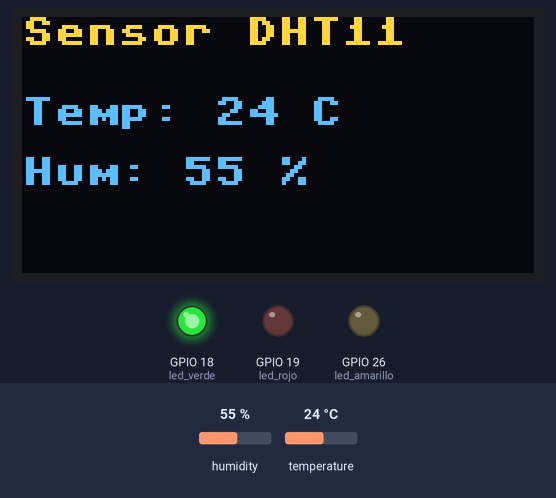
Simulated run of this program. Board: ESP32 board running MicroPython. Parts: 128×64 one-colour display, output pins drawn as LEDs (lit = HIGH). The inputs (shaded band) are chosen by the test bench; at power-on: temperature 24 °C, humidity 55 %. The OLED is the two-colour kind (top 16 rows yellow); WiFi joins after 1.5 s; web requests get an empty 200 reply after 0.4 s; library files of the repository ran but are not shown: ssd1306.py; what the program prints to the serial console is not drawn.

Above: at 3.2 s.
3.3 s: temperature set to 12 °C
At 13.2 s:
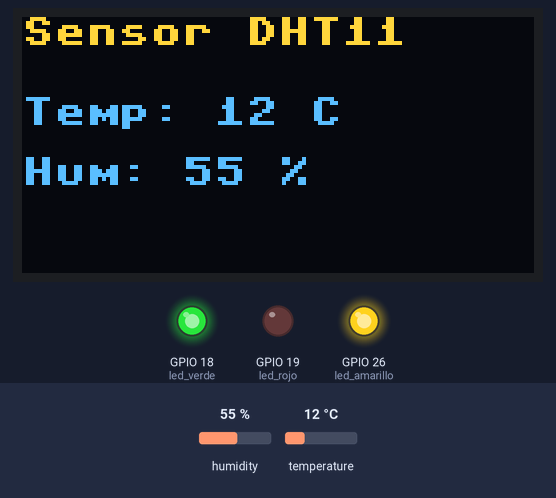
14.0 s: temperature set to 19 °C
At 24.1 s:
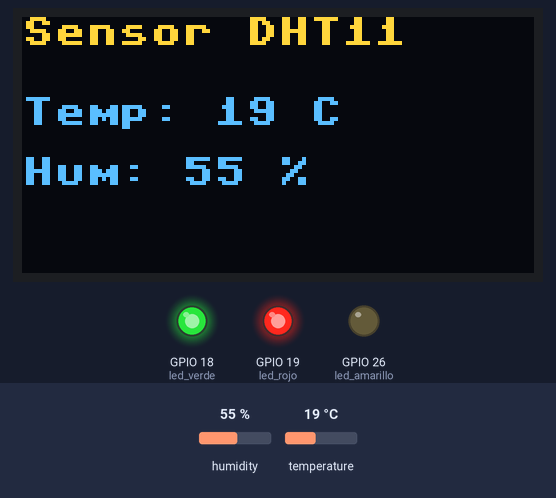
24.4 s: humidity set to 22 %
At 33.8 s:
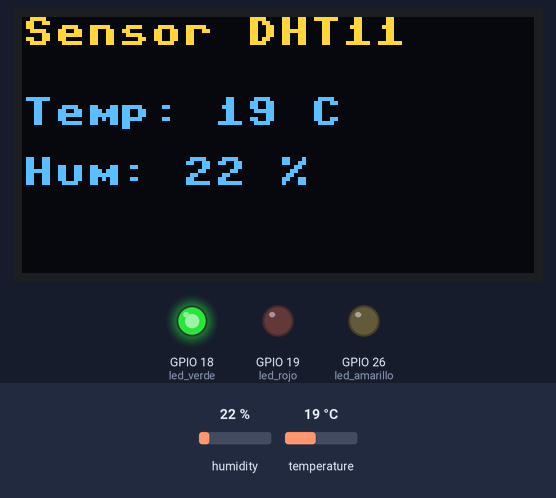
34.9 s: humidity set to 40 %
At 44.6 s:
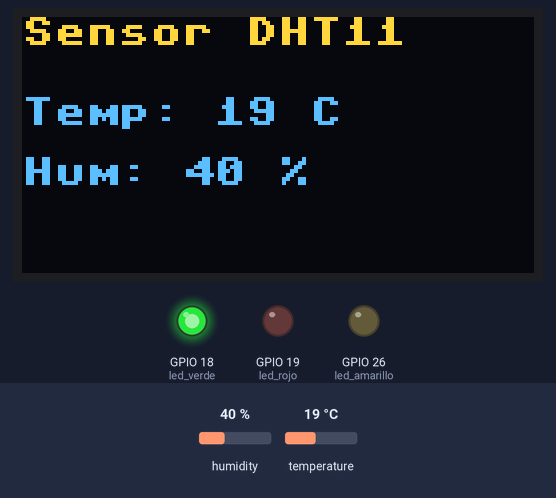
Timing chart, 0 to 46.1 s (numbered marks = the images above; inputs shaded):
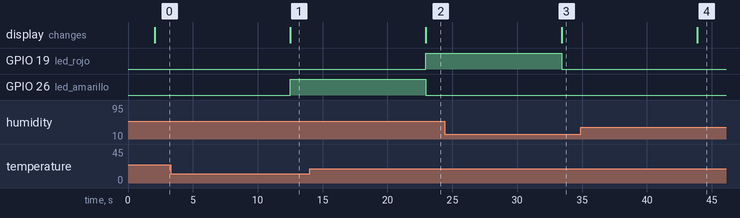

Measured:
- after the input at 3.3 s, GPIO 26 (led_amarillo): LOW → HIGH after 9.2 s; the display: changes after 9.2 s (image 1)
- after the input at 14.0 s, GPIO 19 (led_rojo): LOW → HIGH after 9.0 s; the display: changes after 9.0 s (image 2)
- after the input at 24.4 s, the display: changes after 9.0 s (image 3)
- after the input at 34.9 s, the display: changes after 9.0 s (image 4)

The program:

main.py
```python
import network
import time
import dht
import urequests
from machine import Pin, I2C
import ssd1306

# Config WiFi
SSID = 'Agua-de-oro'
PASSWORD = 'Dior5107'

# URL del backend Flask
FLASK_URL = 'http://192.168.0.181:5000/datos'

# Inicializar sensor DHT11 (GPIO 15)
sensor = dht.DHT11(Pin(15))

# Inicializar pantalla OLED
i2c = I2C(scl=Pin(22), sda=Pin(21))
oled = ssd1306.SSD1306_I2C(128, 64, i2c)

def mostrar_en_pantalla(temp, hum):
    oled.fill(0)  # Borrar pantalla
    oled.text("Sensor DHT11", 0, 0)
    oled.text("Temp: {} C".format(temp), 0, 20)
    oled.text("Hum: {} %".format(hum), 0, 35)
    oled.show()

# Inicializar LEDs
led_verde = Pin(18, Pin.OUT)     # LED verde: sistema encendido
led_amarillo = Pin(26, Pin.OUT)  # LED amarillo: temperatura disminuye
led_rojo = Pin(19, Pin.OUT)      # LED rojo: temperatura aumenta

# Encender LED verde (indicador de funcionamiento)
led_verde.on()

# Guardar última temperatura para comparación
temp_anterior = None

def conectar_wifi():
    wlan = network.WLAN(network.STA_IF)
    wlan.active(True)
    if not wlan.isconnected():
        print('Conectando al WiFi...')
        wlan.connect(SSID, PASSWORD)
        timeout = 10
        while not wlan.isconnected() and timeout > 0:
            time.sleep(1)
            timeout -= 1
    if wlan.isconnected():
        print('✅ Conectado al WiFi:', wlan.ifconfig()[0])
    else:
        print('❌ No se pudo conectar al WiFi')

# Bucle principal
conectar_wifi()
while True:
    try:
        sensor.measure()
        temp = sensor.temperature()
        hum = sensor.humidity()
        print("🌡️ Temp:", temp, "°C | 💧 Hum:", hum, "%")

        # Mostrar en pantalla OLED
        mostrar_en_pantalla(temp, hum)

        # Control de LEDs según temperatura
        if temp_anterior is not None:
            if temp > temp_anterior:
                led_rojo.on()
                led_amarillo.off()
            elif temp < temp_anterior:
                led_rojo.off()
                led_amarillo.on()
            else:
                led_rojo.off()
                led_amarillo.off()
        else:
            led_rojo.off()
            led_amarillo.off()

        temp_anterior = temp

        # Enviar al servidor
        datos = {'temperatura': temp, 'humedad': hum}
        respuesta = urequests.post(FLASK_URL, json=datos)
        print("📡 Respuesta del servidor:", respuesta.text)
        respuesta.close()

    except Exception as e:
        print("❌ Error:", e)

    time.sleep(10)  # Esperar 10 segundos (modificable)
```
